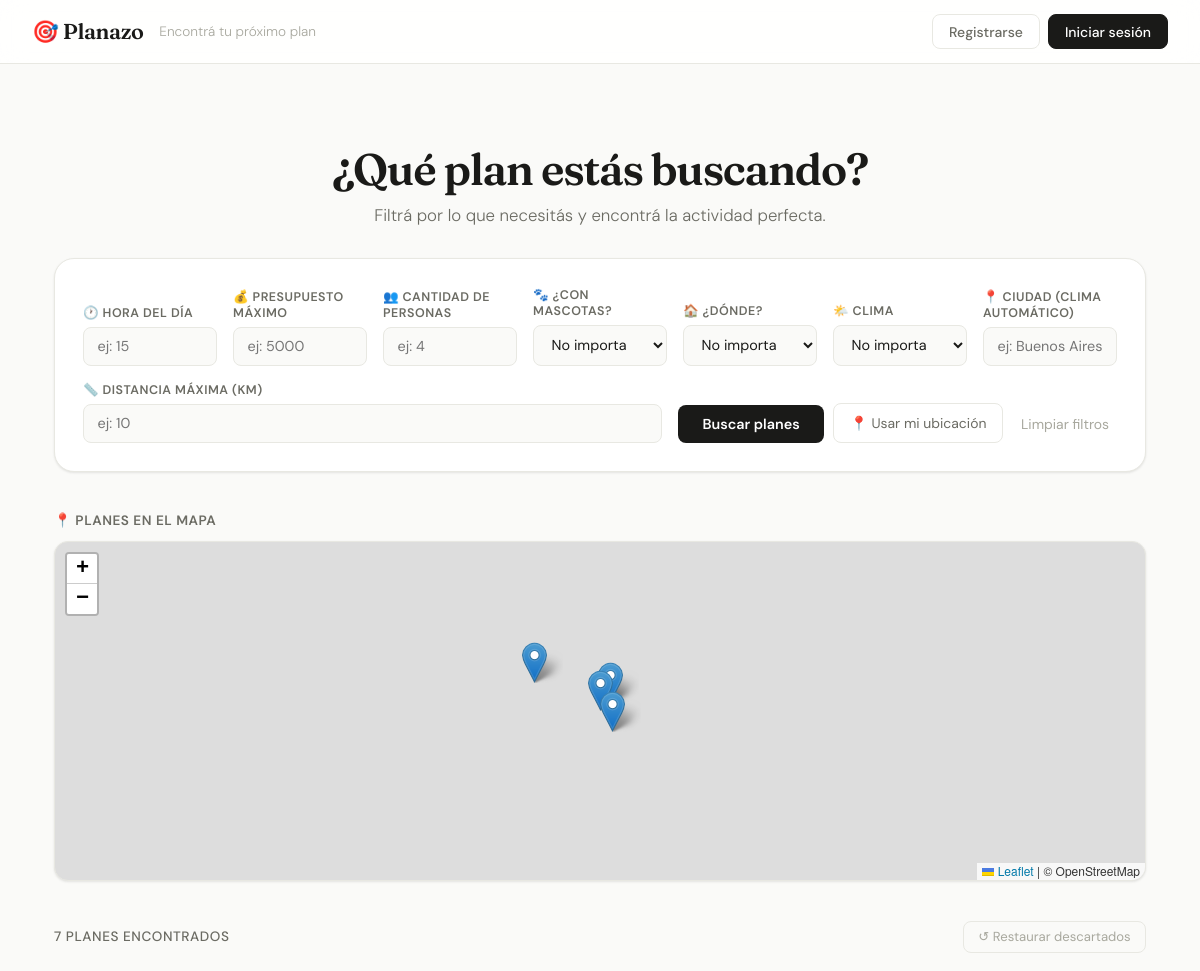
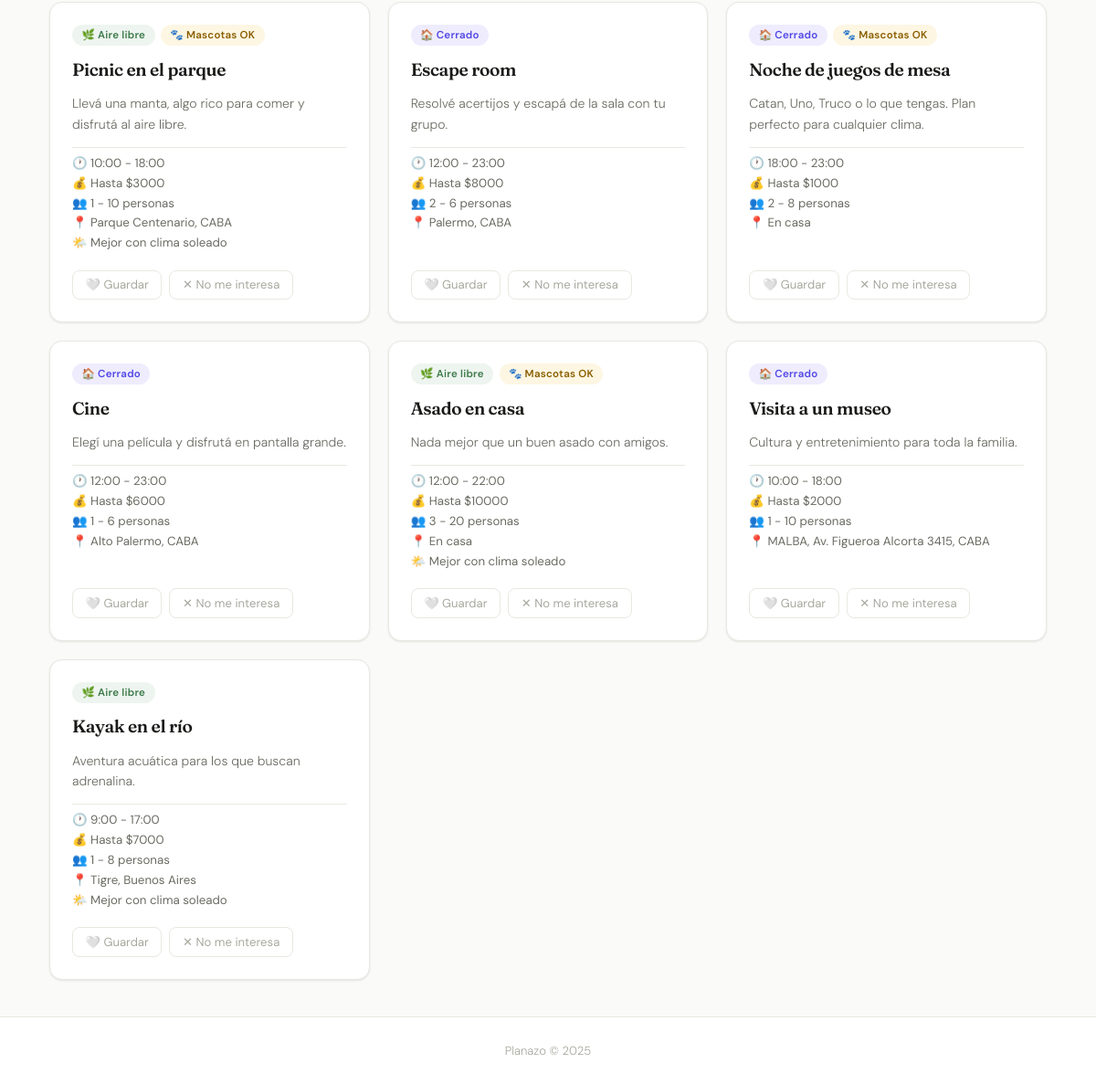
The page / on the database its author committed (2 pictures, top to bottom).
### app/models.py (models this page shows)
class Plan(Base):
    __tablename__ = "planes"
    id = Column(Integer, primary_key=True, index=True)
    nombre = Column(String, nullable=False)
    descripcion = Column(Text)
    imagen_url = Column(String)
    hora_inicio = Column(Integer)
    hora_fin = Column(Integer)
    presupuesto_min = Column(Float, default=0)
    presupuesto_max = Column(Float, nullable=True)
    personas_min = Column(Integer, default=1)
    personas_max = Column(Integer, nullable=True)
    acepta_mascotas = Column(Boolean, default=False)
    es_exterior = Column(Boolean, default=True)
    latitud = Column(Float, nullable=True)
    longitud = Column(Float, nullable=True)
    direccion = Column(String, nullable=True)
    clima_recomendado = Column(String, default="cualquiera")
    descartes = relationship("Descarte", back_populates="plan")
    favoritos = relationship("Favorito", back_populates="plan")

### app/main.py (the view)
@app.get("/", response_class=HTMLResponse)
def index(
    request: Request,
    hora: Optional[str] = None,
    presupuesto_max: Optional[str] = None,
    cantidad_personas: Optional[str] = None,
    acepta_mascotas: Optional[str] = None,
    es_exterior: Optional[str] = None,
    clima: Optional[str] = None,
    ciudad: Optional[str] = None,
    lat_usuario: Optional[str] = None,
    lon_usuario: Optional[str] = None,
    km_max: Optional[str] = None,
    regenerar: Optional[str] = None,
    db: Session = Depends(get_db)
):
    usuario_sesion = get_usuario_sesion(request, db)
    usuario = usuario_sesion if usuario_sesion else get_or_create_usuario_invitado(db)
    hora_int = parse_int(hora)
    presupuesto_float = parse_float(presupuesto_max)
    personas_int = parse_int(cantidad_personas)
    lat_float = parse_float(lat_usuario)
    lon_float = parse_float(lon_usuario)
    km_float = parse_float(km_max)
    clima_actual = None
    clima_a_filtrar = clima if clima else None
    if ciudad and ciudad.strip():
        clima_actual = obtener_clima_ciudad(ciudad)
        if not clima_a_filtrar:
            clima_a_filtrar = clima_actual
    descartados = db.query(models.Descarte.plan_id).filter(
        models.Descarte.usuario_id == usuario.id
    ).all()
    ids_descartados = [d[0] for d in descartados]
    ids_favoritos = []
    if usuario_sesion:
        favs = db.query(models.Favorito.plan_id).filter(
            models.Favorito.usuario_id == usuario_sesion.id
        ).all()
        ids_favoritos = [f[0] for f in favs]
    query = db.query(models.Plan)
    if ids_descartados:
        query = query.filter(~models.Plan.id.in_(ids_descartados))
    if hora_int is not None:
        query = query.filter(
            (models.Plan.hora_inicio == None) |
            ((models.Plan.hora_inicio <= hora_int) & (models.Plan.hora_fin >= hora_int))
        )
    if presupuesto_float is not None:
        query = query.filter(
            (models.Plan.presupuesto_min == None) |
            (models.Plan.presupuesto_min <= presupuesto_float)
        )
    if personas_int is not None:
        query = query.filter(
            (models.Plan.personas_min == None) |
            (models.Plan.personas_min <= personas_int)
        ).filter(
            (models.Plan.personas_max == None) |
            (models.Plan.personas_max >= personas_int)
        )
    if acepta_mascotas == "true":
        query = query.filter(models.Plan.acepta_mascotas == True)
    elif acepta_mascotas == "false":
        query = query.filter(models.Plan.acepta_mascotas == False)
    if es_exterior == "true":
        query = query.filter(models.Plan.es_exterior == True)
    elif es_exterior == "false":
        query = query.filter(models.Plan.es_exterior == False)
    if clima_a_filtrar:
        query = query.filter(
            (models.Plan.clima_recomendado == "cualquiera") |
            (models.Plan.clima_recomendado == clima_a_filtrar)
        )
    planes_db = query.all()
    if lat_float is not None and lon_float is not None and km_float is not None:
        planes_db = [
            p for p in planes_db
            if p.latitud is None or p.longitud is None or
            distancia_km(lat_float, lon_float, p.latitud, p.longitud) <= km_float
        ]
    planes = [
        {
            "id": p.id,
            "nombre": p.nombre,
            "descripcion": p.descripcion,
            "hora_inicio": p.hora_inicio,
            "hora_fin": p.hora_fin,
            "presupuesto_min": p.presupuesto_min,
            "presupuesto_max": p.presupuesto_max,
            "personas_min": p.personas_min,
            "personas_max": p.personas_max,
            "acepta_mascotas": p.acepta_mascotas,
            "es_exterior": p.es_exterior,
            "clima_recomendado": p.clima_recomendado,
            "direccion": p.direccion,
            "latitud": p.latitud,
            "longitud": p.longitud,
            "generado_por_ia": False,
        }
        for p in planes_db
    ]
    planes_ia = []
    hay_filtros = any([hora_int, presupuesto_float, personas_int, acepta_mascotas, es_exterior, clima_a_filtrar, ciudad])
    if hay_filtros:
        if regenerar == '1':
            cantidad_a_generar = 10
        elif len(planes) < PLANES_MINIMOS:
            cantidad_a_generar = PLANES_MINIMOS - len(planes)
        else:
            cantidad_a_generar = 0
        if cantidad_a_generar > 0:
            planes_ia = generar_planes_ia(
                hora=hora_int,
                presupuesto_max=presupuesto_float,
                cantidad_personas=personas_int,
                acepta_mascotas=acepta_mascotas == "true" if acepta_mascotas else None,
                es_exterior=es_exterior == "true" if es_exterior else None,
                clima=clima_a_filtrar,
                ciudad=ciudad,
                cantidad=cantidad_a_generar
            )
    todos_los_planes = planes + planes_ia
    hay_planes_ia = len(planes_ia) > 0
    planes_con_ubicacion = [
        {"nombre": p["nombre"], "latitud": p["latitud"], "longitud": p["longitud"], "direccion": p.get("direccion")}
        for p in todos_los_planes if p.get("latitud") is not None and p.get("longitud") is not None
    ]
    filtros = {
        "hora": hora_int, "presupuesto_max": presupuesto_float,
        "cantidad_personas": personas_int, "acepta_mascotas": acepta_mascotas,
        "es_exterior": es_exterior, "clima": clima, "ciudad": ciudad,
        "lat_usuario": lat_float, "lon_usuario": lon_float, "km_max": km_float,
    }
    return templates.TemplateResponse(
        request=request, name="index.html",
        context={
            "planes": todos_los_planes,
            "filtros": filtros,
            "clima_actual": clima_actual,
            "planes_con_ubicacion": planes_con_ubicacion,
            "usuario": usuario_sesion,
            "ids_favoritos": ids_favoritos,
            "hay_planes_ia": hay_planes_ia,
        }
    )

### app/templates/index.html (shortened to what this page needs)
{% extends "base.html" %}
{% block content %}
<section class="hero">
    <h1>¿Qué plan estás buscando?</h1>
    <p>Filtrá por lo que necesitás y encontrá la actividad perfecta.</p>
</section>
<form class="filtros" method="get" action="/" id="form-filtros">
    <div class="filtro-grupo">
        <label>🕐 Hora del día</label>
        <input type="number" name="hora" min="0" max="23" placeholder="ej: 15"
               value="{{ filtros.hora or '' }}">
    </div>
    <div class="filtro-grupo">
        <label>💰 Presupuesto máximo</label>
        <input type="number" name="presupuesto_max" min="0" placeholder="ej: 5000"
               value="{{ filtros.presupuesto_max or '' }}">
    </div>
    <div class="filtro-grupo">
        <label>👥 Cantidad de personas</label>
        <input type="number" name="cantidad_personas" min="1" placeholder="ej: 4"
               value="{{ filtros.cantidad_personas or '' }}">
    </div>
    <div class="filtro-grupo">
        <label>🐾 ¿Con mascotas?</label>
        <select name="acepta_mascotas">
            <option value="">No importa</option>
        </select>
    </div>
    <div class="filtro-grupo">
        <label>🏠 ¿Dónde?</label>
        <select name="es_exterior">
            <option value="">No importa</option>
        </select>
    </div>
    <div class="filtro-grupo">
        <label>🌤️ Clima</label>
        <select name="clima">
            <option value="">No importa</option>
        </select>
    </div>
    <div class="filtro-grupo">
        <label>📍 Ciudad (clima automático)</label>
        <input type="text" name="ciudad" placeholder="ej: Buenos Aires"
               value="{{ filtros.ciudad or '' }}">
    </div>
    <div class="filtro-grupo">
        <label>📏 Distancia máxima (km)</label>
        <input type="number" name="km_max" min="1" placeholder="ej: 10"
               value="{{ filtros.km_max or '' }}">
    </div>
    <div class="filtros-botones">
        <button type="submit" class="btn-buscar" id="btn-buscar">Buscar planes</button>
        <button type="button" class="btn-ubicacion" onclick="obtenerUbicacion()">📍 Usar mi ubicación</button>
        <a href="/" class="btn-limpiar">Limpiar filtros</a>
    </div>
</form>
{% if planes_con_ubicacion %}
<div class="mapa-wrapper">
    <h3 class="mapa-titulo">📍 Planes en el mapa</h3>
    <div id="mapa"></div>
</div>
{% endif %}
<section class="resultados">
    {% if planes %}
        <div class="resultados-header">
            <p class="cantidad-resultados">
                {{ planes|length }} plan{% if planes|length != 1 %}es{% endif %} encontrado{% if planes|length != 1 %}s{% endif %}
            </p>
            <div style="display:flex; gap:0.5rem;">
                <form method="post" action="/restaurar">
                    <button type="submit" class="btn-restaurar">↺ Restaurar descartados</button>
                </form>
            </div>
        </div>
        <div class="grid-planes">
            {% for plan in planes %}
            <div class="card-plan {% if plan.generado_por_ia %}card-ia{% endif %}">
                <div class="card-header">
                    <span class="badge {% if plan.es_exterior %}badge-exterior{% else %}badge-interior{% endif %}">
                        {% if plan.es_exterior %}🌿 Aire libre{% else %}🏠 Cerrado{% endif %}
                    </span>
                    {% if plan.acepta_mascotas %}
                    <span class="badge badge-mascota">🐾 Mascotas OK</span>
                    {% endif %}
                </div>
                {% if not plan.generado_por_ia %}
                <a href="/plan/{{ plan.id }}" class="card-titulo-link">
                   <h2 class="card-titulo">{{ plan.nombre }}</h2>
                </a>
                {% else %}
                <h2 class="card-titulo">{{ plan.nombre }}</h2>
                {% endif %}
                <p class="card-desc">{{ plan.descripcion }}</p>
                <div class="card-info">
                    {% if plan.hora_inicio is not none and plan.hora_fin is not none %}
                    <span>🕐 {{ plan.hora_inicio }}:00 - {{ plan.hora_fin }}:00</span>
                    {% endif %}
                    {% if plan.presupuesto_max %}
                    <span>💰 Hasta ${{ plan.presupuesto_max | int }}</span>
                    {% else %}
                    <span>💰 Gratis o sin límite</span>
                    {% endif %}
                    {% if plan.personas_min and plan.personas_max %}
                    <span>👥 {{ plan.personas_min }} - {{ plan.personas_max }} personas</span>
                    {% elif plan.personas_min %}
                    <span>👥 Desde {{ plan.personas_min }} persona{% if plan.personas_min != 1 %}s{% endif %}</span>
                    {% endif %}
                    {% if plan.direccion %}
                    <span>📍 {{ plan.direccion }}</span>
                    {% endif %}
                    {% if plan.clima_recomendado != 'cualquiera' %}
                    <span>🌤️ Mejor con clima {{ plan.clima_recomendado }}</span>
                    {% endif %}
                </div>
                <div class="card-acciones">
                    {% if not plan.generado_por_ia %}
                        {% if usuario %}
                            {% if plan.id in ids_favoritos %}
                            <form method="post" action="/favoritos/quitar/{{ plan.id }}">
                                <button type="submit" class="btn-fav activo">❤️ Guardado</button>
                            </form>
                            {% else %}
                            <form method="post" action="/favoritos/agregar/{{ plan.id }}">
                                <button type="submit" class="btn-fav">🤍 Guardar</button>
                            </form>
                            {% endif %}
                        {% else %}
                            <a href="/login" class="btn-fav">🤍 Guardar</a>
                        {% endif %}
                        <form method="post" action="/descartar/{{ plan.id }}">
                            <button type="submit" class="btn-descartar">✕ No me interesa</button>
                        </form>
                    {% endif %}
                </div>
            </div>
            {% endfor %}
        </div>
    {% endif %}
</section>
{% if planes_con_ubicacion %}
<link rel="stylesheet" href="https://unpkg.com/leaflet@1.9.4/dist/leaflet.css"/>
{% endif %}
{% endblock %}

### app/templates/base.html (shortened to what this page needs)
<!DOCTYPE html>
<html lang="es">
<head>
    <link rel="stylesheet" href="/static/style.css">
</head>
<body>
    <nav class="navbar">
        <div class="navbar-inner">
            <a href="/" class="logo">🎯 Planazo</a>
            <span class="tagline">Encontrá tu próximo plan</span>
            <div class="navbar-links">
                {% if request.session.get("usuario_id") %}
                    <a href="/perfil" class="nav-btn nav-perfil">👤 Mi perfil</a>
                    <a href="/logout" class="nav-btn">Cerrar sesión</a>
                {% else %}
                    <a href="/registro" class="nav-btn">Registrarse</a>
                    <a href="/login" class="nav-btn nav-login">Iniciar sesión</a>
                {% endif %}
            </div>
        </div>
    </nav>
    <main class="container">
        {% block content %}{% endblock %}
    </main>
    <footer>
        <p>Planazo © 2025</p>
    </footer>
</body>
</html>

### rows shown on the page
Plan: shows "🌿 Aire libre", shows "🐾 Mascotas OK", nombre "Picnic en el parque", descripcion "Llevá una manta, algo rico para comer y disfrutá al aire libre.", hora_inicio "10", hora_fin "18", presupuesto_max "3000", personas_min "1", personas_max "10", direccion "Parque Centenario, CABA", clima_recomendado "soleado"
Plan: shows "🏠 Cerrado", nombre "Escape room", descripcion "Resolvé acertijos y escapá de la sala con tu grupo.", hora_inicio "12", hora_fin "23", presupuesto_max "8000", personas_min "2", personas_max "6", direccion "Palermo, CABA"
Plan: shows "🏠 Cerrado", shows "🐾 Mascotas OK", nombre "Noche de juegos de mesa", descripcion "Catan, Uno, Truco o lo que tengas. Plan perfecto para cualquier clima.", hora_inicio "18", hora_fin "23", presupuesto_max "1000", personas_min "2", personas_max "8", direccion "En casa"
Plan: shows "🏠 Cerrado", nombre "Cine", descripcion "Elegí una película y disfrutá en pantalla grande.", hora_inicio "12", hora_fin "23", presupuesto_max "6000", personas_min "1", personas_max "6", direccion "Alto Palermo, CABA"
Plan: shows "🌿 Aire libre", shows "🐾 Mascotas OK", nombre "Asado en casa", descripcion "Nada mejor que un buen asado con amigos.", hora_inicio "12", hora_fin "22", presupuesto_max "10000", personas_min "3", personas_max "20", direccion "En casa", clima_recomendado "soleado"
Plan: shows "🏠 Cerrado", nombre "Visita a un museo", descripcion "Cultura y entretenimiento para toda la familia.", hora_inicio "10", hora_fin "18", presupuesto_max "2000", personas_min "1", personas_max "10", direccion "MALBA, Av. Figueroa Alcorta 3415, CABA"
Plan: shows "🌿 Aire libre", nombre "Kayak en el río", descripcion "Aventura acuática para los que buscan adrenalina.", hora_inicio "9", hora_fin "17", presupuesto_max "7000", personas_min "1", personas_max "8", direccion "Tigre, Buenos Aires", clima_recomendado "soleado"

### other values the page prints
{{ planes|length }} "7"
